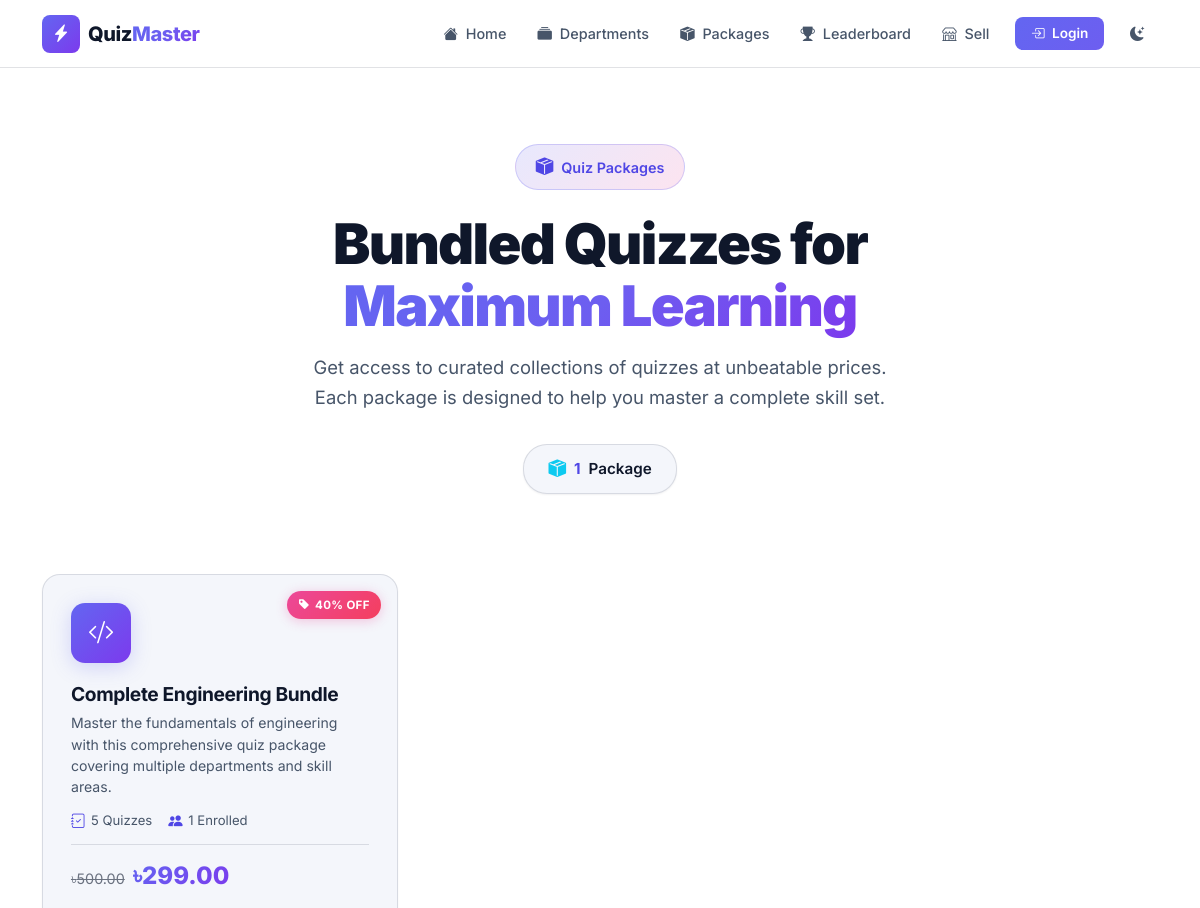
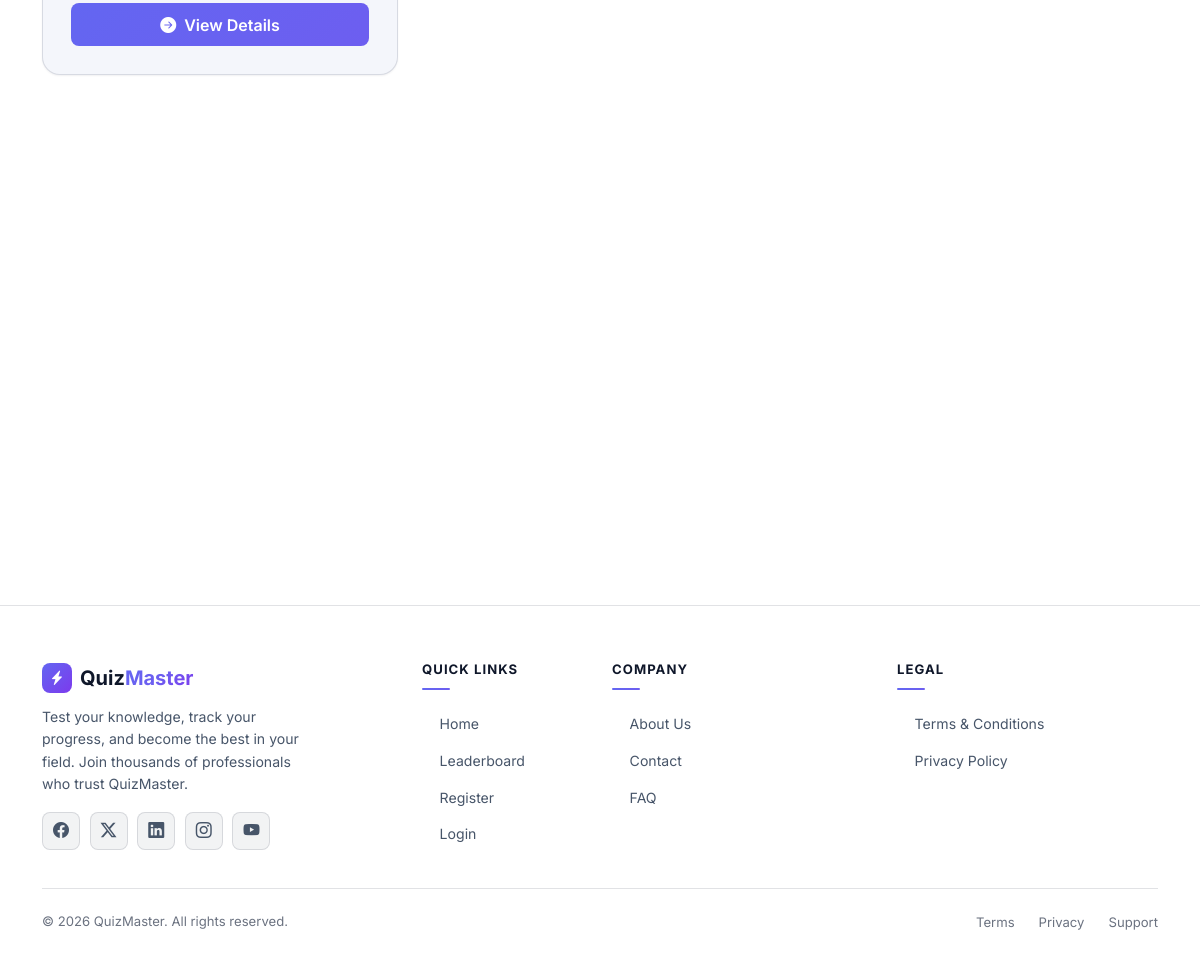
Page /packages/ on the committed database (2 pictures, top to bottom).
### quizzes/models.py (models this page shows, shortened)
class Package(models.Model):
    STATUS_CHOICES = [
        ('draft', 'Draft'),
        ('pending', 'Pending Review'),
        ('approved', 'Approved / Published'),
        ('rejected', 'Rejected'),
    ]
    owner = models.ForeignKey(
        User,
        on_delete=models.CASCADE,
        null=True, blank=True,
        related_name='owned_packages',
        help_text='The vendor who owns this package. Empty for platform/admin-owned packages.'
    )
    status = models.CharField(
        max_length=20, choices=STATUS_CHOICES, default='draft',
        help_text='Review workflow status. Admin approval sets this to "approved".'
    )
    rejection_reason = models.TextField(blank=True)
    submitted_at = models.DateTimeField(null=True, blank=True)
    reviewed_at = models.DateTimeField(null=True, blank=True)
    reviewed_by = models.ForeignKey(
        User,
        on_delete=models.SET_NULL,
        null=True, blank=True,
        related_name='reviewed_packages'
    )
    name = models.CharField(max_length=300)
    slug = models.SlugField(max_length=300, unique=True, blank=True)
    description = models.TextField(
        help_text='Describe what this package covers and who it is for.'
    )
    icon = models.CharField(
        max_length=50,
        default='bi-box-seam-fill',
        help_text='Bootstrap icon class, e.g. bi-box-seam-fill'
    )
    price = models.DecimalField(
        max_digits=10, decimal_places=2, default=0.00,
        help_text='Display price. Set to 0 for free packages.'
    )
    discount_price = models.DecimalField(
        max_digits=10, decimal_places=2, null=True, blank=True,
        help_text='Optional discounted price. Leave empty for no discount.'
    )
    quizzes = models.ManyToManyField(
        Quiz,
        related_name='packages',
        blank=True,
        help_text='Select the quizzes to include in this package.'
    )
    is_active = models.BooleanField(default=True)
    created_at = models.DateTimeField(auto_now_add=True)
    updated_at = models.DateTimeField(auto_now=True)
    class Meta:
        ordering = ['-created_at']
    def get_absolute_url(self):
        return reverse('package_detail', kwargs={'slug': self.slug})
    @property
    def quiz_count(self):
        return self.quizzes.filter(is_published=True).count()
    @property
    def enrollment_count(self):
        return self.purchases.count()
    @property
    def effective_price(self):
        if self.discount_price is not None:
            return self.discount_price
        return self.price
    @property
    def has_discount(self):
        return self.discount_price is not None and self.discount_price < self.price
    @property
    def discount_percentage(self):
        if self.has_discount and self.price > 0:
            return round(((self.price - self.discount_price) / self.price) * 100)
        return 0

### quizzes/views.py (the view)
# urls.py: path('packages/', views.packages_list, name='packages'),
def packages_list(request):
    packages = Package.objects.filter(is_active=True, status='approved')
    if request.user.is_authenticated:
        user_purchases = set(
            PackagePurchase.objects.filter(
                user=request.user, payment_status='completed'
            ).values_list('package_id', flat=True)
        )
        for pkg in packages:
            pkg.is_enrolled = pkg.id in user_purchases
    else:
        for pkg in packages:
            pkg.is_enrolled = False
    context = {
        'packages': packages,
        'total_packages': packages.count(),
    }
    return render(request, 'quizzes/packages_list.html', context)

### quizzes/templates/quizzes/packages_list.html (shortened to what this page needs)
{% extends "quizzes/base.html" %}
{% load static %}
{% block content %}
<section class="pkg-hero-section">
    <div class="container">
        <div class="text-center">
            <div class="pkg-hero-badge fade-in-up">
                <i class="bi bi-box-seam-fill"></i> Quiz Packages
            </div>
            <h1 class="hero-title fade-in-up">
                Bundled Quizzes for<br>
                <span class="text-gradient">Maximum Learning</span>
            </h1>
            <p class="hero-subtitle fade-in-up fade-in-up-delay-1">
                Get access to curated collections of quizzes at unbeatable prices.
                Each package is designed to help you master a complete skill set.
            </p>
            <div class="stats-row fade-in-up fade-in-up-delay-2">
                <div class="stat-chip">
                    <i class="bi bi-box-seam-fill text-info"></i>
                    <span class="stat-value">{{ total_packages }}</span> Package{{ total_packages|pluralize }}
                </div>
            </div>
        </div>
    </div>
</section>
<section class="pb-5">
    <div class="container">
        <div class="row g-4">
            {% for package in packages %}
            <div class="col-md-6 col-lg-4">
                <div class="pkg-card glass-card">
                    {% if package.has_discount %}
                    <div class="pkg-discount-badge">
                        <i class="bi bi-tag-fill"></i> {{ package.discount_percentage }}% OFF
                    </div>
                    {% endif %}
                    <div class="pkg-card-icon">
                        <i class="bi {{ package.icon }}"></i>
                    </div>
                    <h3 class="pkg-card-title">{{ package.name }}</h3>
                    <p class="pkg-card-desc">{{ package.description|truncatewords:20 }}</p>
                    <div class="pkg-card-meta">
                        <div class="pkg-meta-item">
                            <i class="bi bi-journal-check"></i>
                            <span>{{ package.quiz_count }} Quiz{{ package.quiz_count|pluralize:"zes" }}</span>
                        </div>
                        <div class="pkg-meta-item">
                            <i class="bi bi-people-fill"></i>
                            <span>{{ package.enrollment_count }} Enrolled</span>
                        </div>
                    </div>
                    <div class="pkg-card-price">
                        {% if package.has_discount %}
                            <span class="pkg-price-original">৳{{ package.price }}</span>
                            <span class="pkg-price-current">
                                {% if package.effective_price == 0 %}Free{% else %}৳{{ package.effective_price }}{% endif %}
                            </span>
                        {% else %}
                            <span class="pkg-price-current">
                                {% if package.price == 0 %}Free{% else %}৳{{ package.price }}{% endif %}
                            </span>
                        {% endif %}
                    </div>
                    <a href="{{ package.get_absolute_url }}" class="btn {% if package.is_enrolled %}btn-glass{% else %}btn-gradient{% endif %} w-100 mt-3">
                        {% if package.is_enrolled %}
                            <i class="bi bi-check-circle-fill me-1"></i> View Package
                        {% else %}
                            <i class="bi bi-arrow-right-circle-fill me-1"></i> View Details
                        {% endif %}
                    </a>
                </div>
            </div>
            {% endfor %}
        </div>
    </div>
</section>
{% if not user.is_authenticated %}
<section class="cta-section">
    <div class="container">
    </div>
</section>
{% endif %}
{% endblock %}

### static/css/public.css (style rules this page uses)
:root { --bg-primary: #0d1117; --bg-secondary: #11161f; --bg-card: rgba(255, 255, 255, 0.025); --bg-card-hover: rgba(255, 255, 255, 0.045); --glass-bg: rgba(255, 255, 255, 0.025); --glass-border: rgba(255, 255, 255, 0.07); --glass-highlight: rgba(255, 255, 255, 0.06); --accent-primary: #6366f1; --accent-secondary: #818cf8; --accent-tertiary: #a5b4fc; --gradient-start: #6366f1; --gradient-mid: #7c83f6; --gradient-end: #818cf8; --text-primary: #e8edf6; --text-secondary: #9aa6bd; --text-muted: #6b7689; --shadow-sm: 0 1px 2px rgba(0, 0, 0, 0.25); --shadow-md: 0 6px 18px rgba(0, 0, 0, 0.28); --shadow-lg: 0 16px 40px rgba(0, 0, 0, 0.35); --shadow-glow: 0 14px 30px rgba(0, 0, 0, 0.3); --radius-md: 14px; --radius-lg: 18px; }
.features-section, .how-it-works-section, .testimonials-section, .cta-section { padding-top: 5rem; padding-bottom: 5rem; }
.glass-card, .glass-card-static, .feature-card, .testimonial-card, .detail-stat, .stat-chip { backdrop-filter: blur(6px); -webkit-backdrop-filter: blur(6px); background: var(--bg-card); border: 1px solid var(--glass-border); box-shadow: var(--shadow-sm); }
.glass-card::before, .glass-card-static::before, .feature-card::before, .testimonial-card::before { display: none; }
.btn-gradient { background: linear-gradient(135deg, var(--gradient-start), var(--gradient-mid)); box-shadow: none; }
.reveal { opacity: 0; transform: translateY(26px); transition: opacity 0.6s ease, transform 0.6s cubic-bezier(0.22, 0.61, 0.36, 1); will-change: opacity, transform; }
.reveal.in-view { opacity: 1; transform: none; }

### rows in the picture
Package: discount_percentage "40", name "Complete Engineering Bundle", description "Master the fundamentals of engineering with this comprehensive quiz package covering multiple departments and skill areas.", quiz_count "5", enrollment_count "1", price "500.00", effective_price "299.00", shows "View Details"

### other values in the picture
{{ total_packages }} "1"
